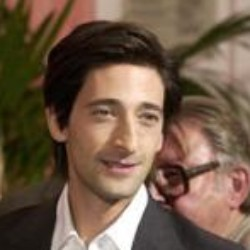
%> input picture 1.jpg, 250 x 250 px
$ octave test.m   (GNU Octave 9; MATLAB toolbox functions it lacks are replaced by stand-ins)
%> lines starting %> are read from the running program, lines starting %| are printed output that depends on the picture
### em_ppca.m
%% Principal Component Analysis Based On Expectation Maximization Algorithm
function [W,sigma_square,Xn,t_mean] = em_ppca(t,k)

% Check dimenality Constraint
if k<1 |  k>size(t,2)
   error('Number of PCs must be integer, >0, <dim');
end

%No of Iteration
iter = 20;

% find height and width of data matrix
[height,width] = size(t);

% Find mean value of [t1 t2 ... tm]
% Mind mean vector of observed data vectors
t_mean = (sum(t(:,1:width)')')/width;

% Normalize Data matrix
t = t - (t_mean)*ones(1,width);

% Initialy W and sigma^2 will be randomly selected.
W = randn(height,k);
sigma_square = randn(1,1);

disp('EM Algorithm running...');
for i=1:iter
    % Find M = W'W + Sigma^2*I
    M = W'*W + sigma_square*eye(k,k);

    % Find inverse of M
    In_M = inv(M);

    % Expected Xn
    x = (In_M)*W'*t;

    % Find Expected of XnXn'
    xn_xn_T = sigma_square*(In_M) + x*x';

    % Take Old value of W
    old_W = W;

    % Take new value of W
    W = t*x'*inv(xn_xn_T);

    sigma_square = 0;
    for i=1:width
        sigma_square=sigma_square + (norm(t(:,1)-t_mean)^2 - 2*((In_M)*(old_W')*(t(:,i)-t_mean))'*(W')*(t(:,i)-t_mean));
    end
    sigma_square = sigma_square + trace(xn_xn_T*(W')*W);

    sigma_square = sigma_square/(width*height);
end

disp('EM Algorithm completed. W is created. Press enter to continue...');
pause;

% Find M = W'W + sigma^2*I
M = W'*W + sigma_square * eye(k,k);
% Inverse of M
In_M = inv(M);
% Latent Variable Xn
Xn = W'*t;
disp('Principal Component are ready...press enter to continue...');
pause;

end

### test.m
clear all;
clc;

%% Import Image
RGB = imread('.\data\1.jpg');% convert given file into RGB
%> RGB is the input picture: size 250x250x3 uint8; mean R, G, B 112.4, 90, 71.6
t = rgb2gray(RGB);% convert RGB file into gray image
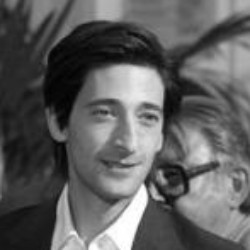
%> t: size 250x250 uint8; min 1, max 255, mean 94.6
t = im2double(t);% convert uint8 value to double for computation
%> t: size 250x250 double

imshow(im2uint8(t));

%% Make Image corrupted
k = 220;

%% Apply PPCA on data corrupted data matrix
[W,sigma_square,Xn,t_mean] = em_ppca(t,k);
%> in em_ppca, `t_mean = (sum(t(:,1:width)')')/width;`: t_mean = 250 values, max 0.485 at index 3, min 0.212 at index 54, mean 0.371
%> in em_ppca, `t = t - (t_mean)*ones(1,width);`:
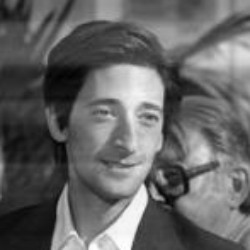
%> t: size 250x250 double; min -0.402, max 0.611, mean 4.67e-17; drawn with min black and max white
%> (the run ends here)
